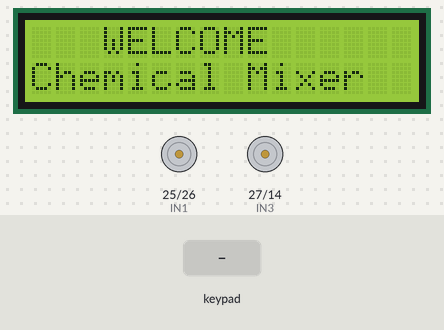
Simulated run of this sketch. Board: ESP32. Shown: 16×2 character LCD, motor-driver pin pairs drawn as motors (green arrow = first pin HIGH = forward, orange = second pin HIGH = backward, longer = more drive). Wiring (inferred from the signals the program sends): 4×4 keypad with keys 1 2 3 A 4 5 6 B 7 8 9 C * 0 # D: rows GPIO 68, GPIO 69, GPIO 70, GPIO 71; columns GPIO 64, GPIO 65, GPIO 66, GPIO 67. The inputs (shaded band) are chosen by the test bench.

Above: at 3.2 s.
3.3 s: key '*' pressed
6.3 s: keypad keys 4 5 6 7 * pressed 0.4 s apart
At 6.9 s:
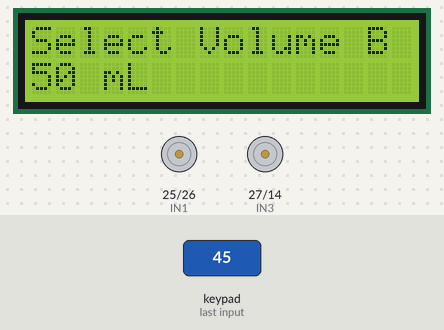
At 9.4 s:
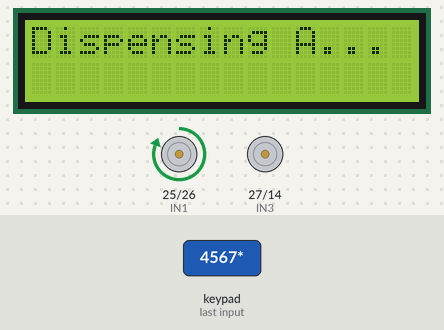
11.3 s: key 'B' pressed
14.3 s: key '1' pressed
At 16.1 s:
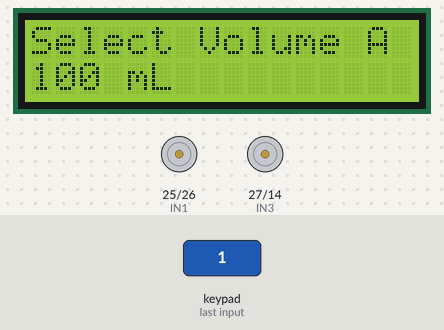
17.3 s: keypad keys 4 5 6 7 A pressed 0.4 s apart
22.3 s: key '2' pressed
At 22.8 s:
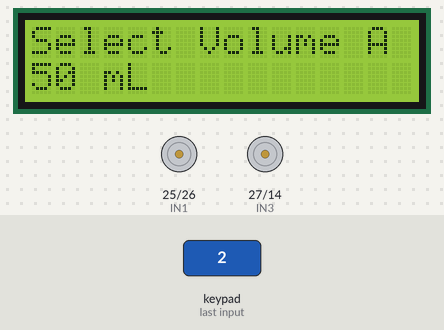
Timing chart, 0 to 25.3 s (numbered marks = the images above; inputs shaded):
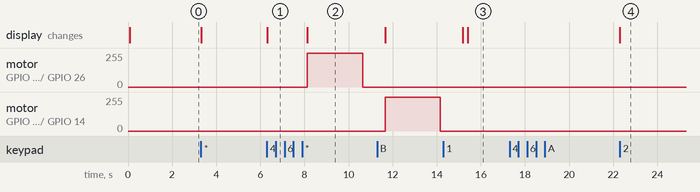

Measured:
- after the input at 6.3 s, motor on GPIO 25 (IN1) / GPIO 26 (IN2): stopped → forward 255/255 after 1.8 s, → stopped 2.5 s later; the display: changes at once (image 1)
- after the input at 17.3 s, every drawn part: stays the same
- after the input at 22.3 s, the display: changes at once (image 4)

The sketch:

pump1_pump2_lcd_i2c_keypad_gpio_expander_test_esp32.ino
```cpp
#include <Wire.h>
#include <PCF8574.h>
#include <LiquidCrystal_I2C.h>

#define KEYPAD_I2C_ADDRESS 0x20  // PCF8574 I2C address
#define LCD_I2C_ADDRESS 0x27     // LCD I2C address

// Pump control pins using L298N
#define IN1  25  // Pump 1 ON
#define IN2  26  // Pump 1 OFF
#define IN3  27  // Pump 2 ON
#define IN4  14  // Pump 2 OFF

PCF8574 pcf(KEYPAD_I2C_ADDRESS);
LiquidCrystal_I2C lcd(LCD_I2C_ADDRESS, 16, 2);

char keys[4][4] = {
  {'1', '2', '3', 'A'},
  {'4', '5', '6', 'B'},
  {'7', '8', '9', 'C'},
  {'*', '0', '#', 'D'}
};

uint8_t rowPins[4] = {4, 5, 6, 7};  // PCF8574 GPIOs for rows
uint8_t colPins[4] = {0, 1, 2, 3};  // PCF8574 GPIOs for columns

int containerA = 0, containerB = 0;
const int pumpTimes[] = {2500, 5000, 6950, 8600, 10400, 12365, 14420, 16480, 18300, 20500};
const int volumes[] = {50, 100, 150, 200, 250, 300, 350, 400, 450, 500};

void setup() {
  Serial.begin(115200);
  Wire.begin(21, 22);

  pinMode(IN1, OUTPUT);
  pinMode(IN2, OUTPUT);
  pinMode(IN3, OUTPUT);
  pinMode(IN4, OUTPUT);
  digitalWrite(IN1, LOW);
  digitalWrite(IN2, LOW);
  digitalWrite(IN3, LOW);
  digitalWrite(IN4, LOW);

  if (!pcf.begin()) {
    Serial.println("PCF8574 not found!");
    while (1);
  }

  lcd.init();
  lcd.backlight();

  for (int i = 0; i < 4; i++) {
    pcf.write(rowPins[i], HIGH);
  }

  showWelcomeScreen();
}

void loop() {
  while (true) {
    containerA = selectVolume("Select Volume A");
    containerB = selectVolume("Select Volume B");
    dispenseLiquids();
  }
}

void showWelcomeScreen() {
  lcd.clear();
  lcd.setCursor(3, 0);
  lcd.print("WELCOME");
  lcd.setCursor(0, 1);
  lcd.print("Chemical Mixer");
  delay(2000);
}

int selectVolume(String message) {
  int index = 0;
  lcd.clear();
  lcd.setCursor(0, 0);
  lcd.print(message);  // Sticky header text

  while (true) {
    lcd.setCursor(0, 1);
    lcd.print("      ");  // Clear previous volume
    lcd.setCursor(0, 1);
    lcd.print(volumes[index]);
    lcd.print(" mL ");

    char key = getKey();
    if (key == 'A') {  // Move Up
      index = (index > 0) ? index - 1 : 9;
    }
    else if (key == 'B') {  // Move Down
      index = (index < 9) ? index + 1 : 0;
    }
    else if (key == '*') {  // Select
      return volumes[index];
    }
  }
}

void dispenseLiquids() {
  lcd.clear();
  lcd.setCursor(0, 0);
  lcd.print("Dispensing A...");
  pumpLiquid(containerA, IN1, IN2);
  delay(1000);

  lcd.clear();
  lcd.setCursor(0, 0);
  lcd.print("Dispensing B...");
  pumpLiquid(containerB, IN3, IN4);
  delay(1000);
}

void pumpLiquid(int volume, int pumpOn, int pumpOff) {
  int duration = 0;
  for (int i = 0; i < 10; i++) {
    if (volumes[i] == volume) {
      duration = pumpTimes[i];
      break;
    }
  }
  if (duration > 0) {
    digitalWrite(pumpOn, HIGH);
    digitalWrite(pumpOff, LOW);
    delay(duration);
    digitalWrite(pumpOn, LOW);
    digitalWrite(pumpOff, LOW);
  }
}

char getKey() {
  for (int row = 0; row < 4; row++) {
    for (int i = 0; i < 4; i++) {
      pcf.write(rowPins[i], (i == row) ? LOW : HIGH);
    }
    for (int col = 0; col < 4; col++) {
      if (pcf.readButton(colPins[col]) == LOW) {
        delay(200);
        while (pcf.readButton(colPins[col]) == LOW);
        return keys[row][col];
      }
    }
  }
  return 0;
}
```
